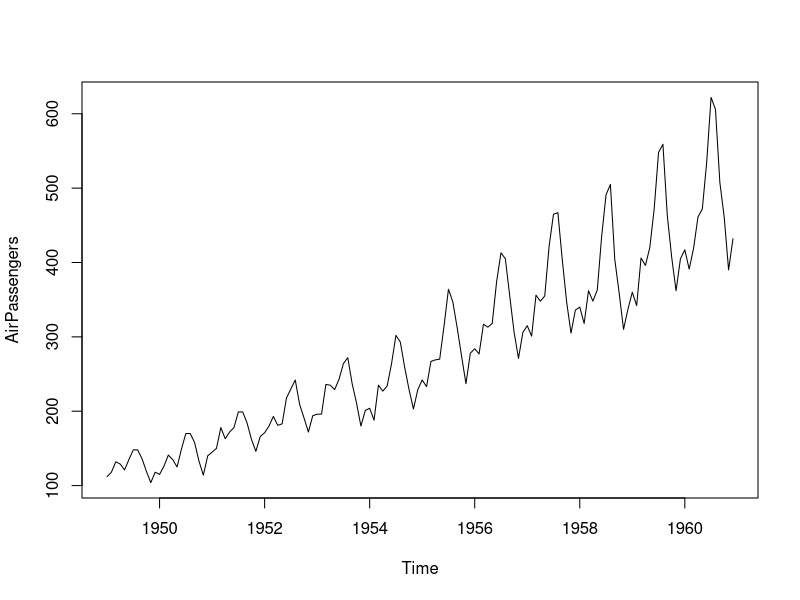
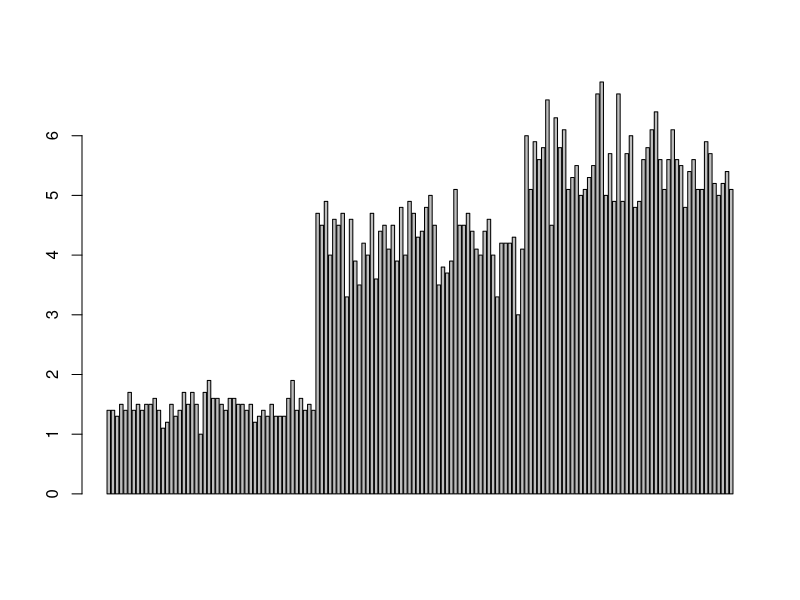

Here is the R script that generated these plots, in order: (Note: this script raises an error after producing the figures.)
data(AirPassengers) 
plot(AirPassengers,type="l")

data("iris")
barplot(iris$Petal.Length) 
barplot(iris$Sepal.Length,col = brewer.pal(3,"Set1"))
barplot(table(iris$Species,iris$Sepal.Length),col = brewer.pal(3,"Set1")) 
